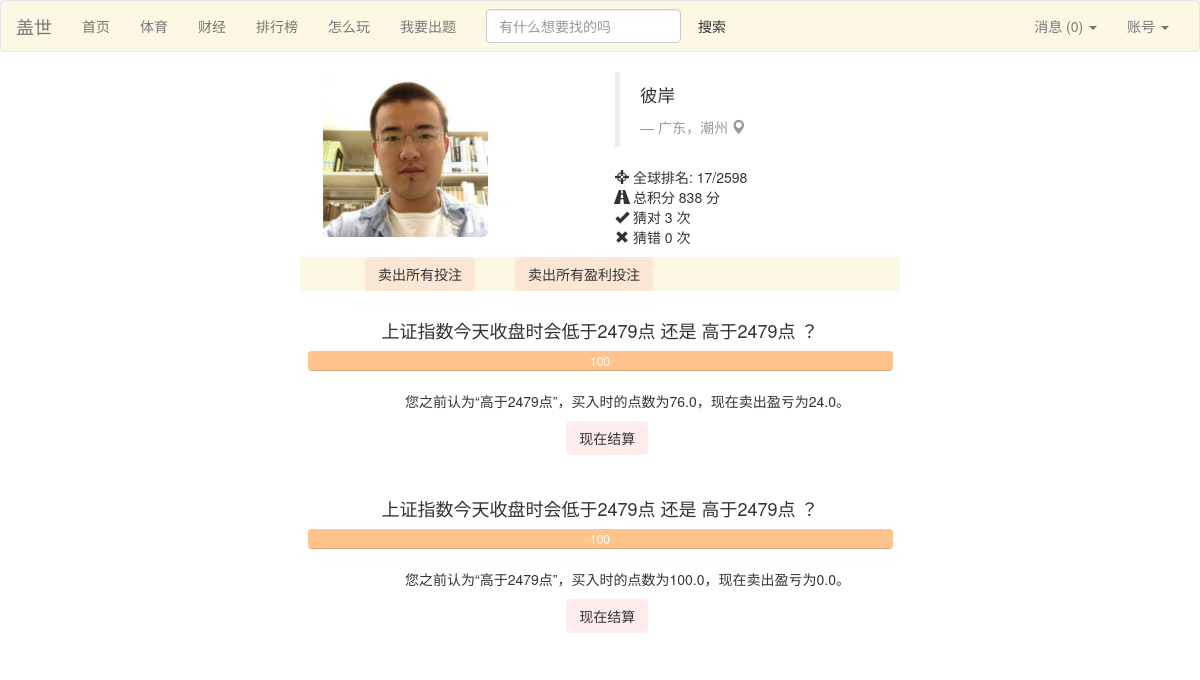
Page /profile (signed in) on the earlier database version.
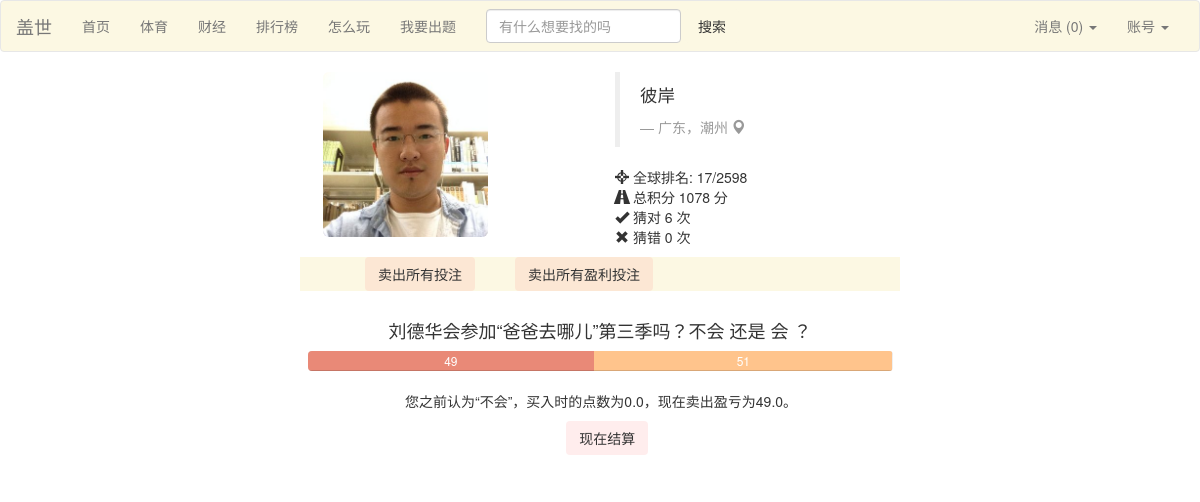
Same page on the later database version.
### Guess/models.py (models this page shows, shortened)
class Person(models.Model):
	user = models.OneToOneField(User)
	point = models.IntegerField(default=1000)
	expertise = models.TextField(default='N/A')
	win = models.IntegerField(default=0)
	lose = models.IntegerField(default=0)
	game = models.IntegerField(default=0)
	point_per_game = models.FloatField(default=0.0)
	index = models.IntegerField(default=0)
	class Meta:
		ordering = ('point','point_per_game',)

class Betting(models.Model):
	better = models.ForeignKey(Person)
	game = models.ForeignKey(Game)
	side = models.BooleanField()  # True means home wins and vice versa
	num = models.IntegerField(default=1)
	outcome = models.BooleanField(default=False)
	price_at_buy = models.FloatField()
	price_at_sell = models.FloatField()
	cleared = models.BooleanField(default=False)  # cleared means the result of the betting has been updated to the person profile

class Game(models.Model):
	index = models.IntegerField()
	headline = models.TextField()
	begin = models.DateTimeField(auto_now_add=True)
	expire = models.DateTimeField()
	name_home = models.CharField(max_length=30)
	price_home = models.IntegerField(default=50)
	num_home = models.IntegerField(default=0)
	name_away = models.CharField(max_length=30)
	price_away = models.IntegerField(default=50)
	num_away = models.IntegerField(default=0)
	outcome = models.BooleanField(default=False)   # True means home wins and vice versa
	ended = models.BooleanField(default=False)
	event = models.IntegerField()
	is_primary = models.IntegerField(default=0)
	game_type = models.CharField(max_length=50)
	class Meta:
		ordering = ('expire',)

### Guess/views.py (the view)
# urls.py: url(r'^profile$', 'Guess.views.profile', name='profile'),
def profile(request):
	if not request.user.is_authenticated():
		return redirect(reverse('login'))
	person = Person.objects.get(user=request.user)
	bets = []
	for b in Betting.objects.filter(better=person, cleared=False):
		if not b.game.ended:
			bets.append(b)
		else:
			b.clear()
	if request.method == 'POST':
		if 'marked_all_as_read' in request.POST:
			marked_all_as_read(person)
		if 'sell_all' in request.POST:
			for b in bets:
				b.clear()
				Message.objects.create(owner=person, betting=b, verbal='cleared'+b.game.headline)
		elif 'sell_win_bets' in request.POST:
			for b in bets:
				if b.side and b.game.price_home > b.price_at_buy:
					b.clear()
					Message.objects.create(owner=person, betting=b, verbal='cleared'+b.game.headline)
				elif (not b.side) and b.game.price_away > b.price_at_buy:
					b.clear()
					Message.objects.create(owner=person, betting=b, verbal='cleared'+b.game.headline)
		else:
			for b in bets:
				if str(b.pk) in request.POST:
					b.clear()
					Message.objects.create(owner=person, betting=b, verbal='cleared'+b.game.headline)
					break
		return redirect(reverse('profile'))
	else:
		person = Person.objects.get(user=request.user)
		para = {}
		para['person'] = person
		para['bets'] = bets
		para = encap_para(para, person)
		return render(request,'profile.html', para)

### Guess/templatetags/profile_tag.py (called while the page is built)
@register.simple_tag()
def sub(value1, value2):
	return value1-value2

### Guess/views.py (called while the page is built)
def find_unread(person):
	return Message.objects.filter(owner=person, read=False)

def encap_para(para,person):
	messages = find_unread(person)
	para['unread'] = len(messages)
	para['messages'] = messages
	return para

### Guess/templates/profile.html (shortened to what this page needs)
{% load bootstrap3 %}
{% load profile_tag %}
{% include "nav_bar.html" %}
<div class="container">
    <div class="row">
        <div class="col-sm-2 col-md-2 col-md-offset-3">
            <img src="/static/images/me.jpg"
            alt="" class="img-rounded img-responsive" />
        </div>
        <div class="col-sm-4 col-md-4 col-md-offset-1">
            <blockquote>
                <p>彼岸</p> <small><cite title="Source Title">广东，潮州  <i class="glyphicon glyphicon-map-marker"></i></cite></small>
            </blockquote>
            <p> <i class="glyphicon glyphicon-screenshot"></i> 全球排名: 17/2598
                <br /> <i class="glyphicon glyphicon-road"></i> 总积分 {{ person.point }} 分
                <br /> <i class="glyphicon glyphicon-ok"></i> 猜对 {{ person.win }} 次
                <br /> <i class="glyphicon glyphicon-remove"></i> 猜错 {{ person.lose }} 次</p>
        </div>
    </div>
</div>
<form method="POST">
<div class="container col-md-6 col-md-offset-3">
    <div class = "row well-frame-c spacer">
        <div class="col-md-1 col-md-offset-1"><input class="btn button-clear" type="submit" value="卖出所有投注" name="sell_all" onclick="on_sell_all(event)"/></div>
        <div class="col-md-1 col-md-offset-2"><input class="btn button-clear" type="submit" value="卖出所有盈利投注" name="sell_win_bets" onclick="on_submit(event)"/></div>
     </div>
</div>
{% for b in bets %}
<div class = "row">
    <div class="col-md-6 col-md-offset-3">
        {% if b.game.game_type == "体育" %}
        <h4 class="text-center">{{ b.game.name_home }} 对 {{ b.game.name_away }}</h4>
        {% elif b.game.game_type == "财经" %}
        <h4 class="text-center">{{ b.game.headline }}{{ b.game.name_home }} 还是 {{ b.game.name_away }} ？</h4>
        {% endif %}
        <div class="progress">
            <div class="progress-bar progress-bar-c1" style="width: {{ b.game.price_home }}%">{{ b.game.price_home }}</div>
            <div class="progress-bar progress-bar-c2" style="width: {{ b.game.price_away }}%">{{ b.game.price_away }}</div>
        </div>
        <div class="col-md-offset-2">
        {% if b.game.is_primary and b.game.game_type == "体育" %}
            {% if b.side %}
                <div><p>您之前推测{{ b.game.name_home }}会赢，买入时的点数为{{ b.price_at_buy }}，现在卖出盈亏为{% sub b.game.price_home b.price_at_buy %}。</p></div>
            {% else %}
                <div><p>您之前推测{{ b.game.name_away }}会赢，买入时的点数为{{ b.price_at_buy }}，现在卖出盈亏为{% sub b.game.price_away b.price_at_buy %}。</p></div>
            {% endif %}
        {% elif b.game.game_type == "体育" %}
            {% if b.side %}
                <div><p>您之前认为“{{ b.game.headline }}”，买入时的点数为{{ b.price_at_buy }}，现在卖出盈亏为{% sub b.game.price_home b.price_at_buy %}。</p></div>
            {% else %}
                <div><p>您之前不认为“{{ b.game.headline }}”，买入时的点数为{{ b.price_at_buy }}，现在卖出盈亏为{% sub b.game.price_away b.price_at_buy %}。</p></div>
            {% endif %}
        {% elif b.game.game_type == "财经" %}
            {% if b.side %}
                <div><p>您之前认为“{{ b.game.name_home }}”，买入时的点数为{{ b.price_at_buy }}，现在卖出盈亏为{% sub b.game.price_home b.price_at_buy %}。</p></div>
            {% else %}
                <div><p>您之前认为“{{ b.game.name_away }}”，买入时的点数为{{ b.price_at_buy }}，现在卖出盈亏为{% sub b.game.price_away b.price_at_buy %}。</p></div>
            {% endif %}
        {% endif %}
        </div>
            <div class="col-md-1 col-md-offset-5 spacer"><input class="btn button-clear" type="submit" value="现在结算" name="{{ b.pk }}" onclick="on_submit(event)"/></div>
        </div>
</div>
</form>
{% endfor %}

Differences in the rows shown:
no longer on this page (row edited): Betting: game.headline "上证指数今天收盘时会", game.name_home "低于2479点", game.name_away "高于2479点", game.price_away "100", price_at_buy "76.0", game+price_at_buy "24.0"
no longer on this page (row edited): Betting: game.headline "上证指数今天收盘时会", game.name_home "低于2479点", game.name_away "高于2479点", game.price_away "100", price_at_buy "100.0", game+price_at_buy "0.0"
changed Person: point "838" → "1078"; win "3" → "6"
added Betting: game.headline "刘德华会参加“爸爸去哪儿”第三季吗？", game.name_home "不会", game.name_away "会", game.price_home "49", game.price_away "51", price_at_buy "0.0", game+price_at_buy "49.0"
